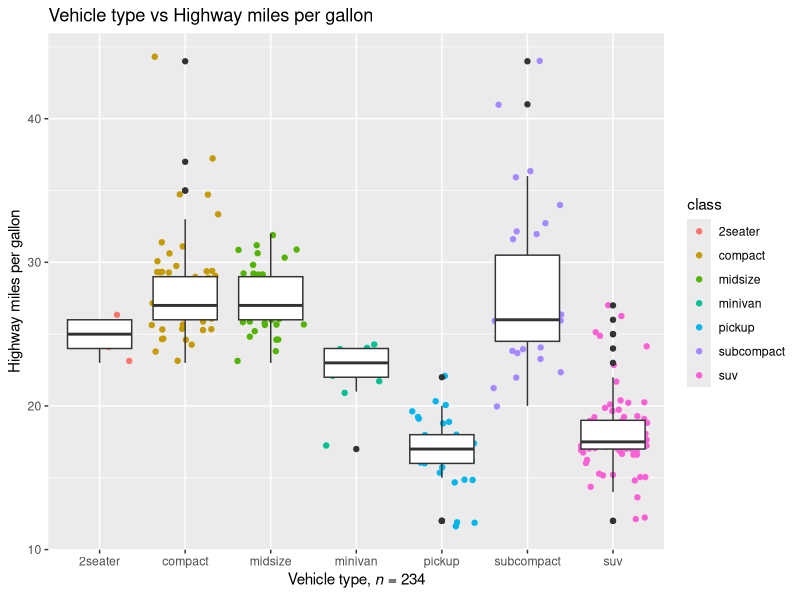

Here is the R script that generated this plot:
## ---- chunk 1
library(ggplot2)
e <- ggplot(mpg, aes(class, hwy))

customTitle <- expression(paste("Vehicle type, ", italic("n"), " = 234"))

e + ggtitle("Vehicle type vs Highway miles per gallon") +
    labs(x=customTitle) + labs(y="Highway miles per gallon") +
    geom_jitter(aes(color=class)) + geom_boxplot()
knitr::opts_chunk$set(echo = TRUE)   
